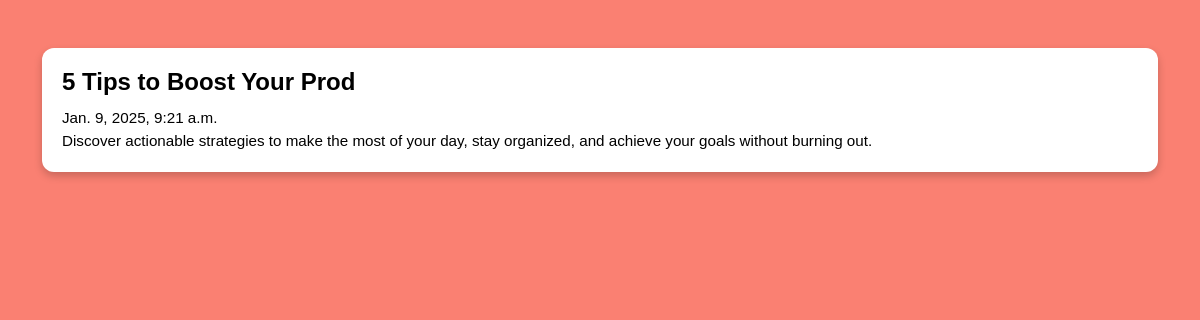
The app's page /post/1/ with its own data.
### blogs/models.py (models this page shows)
class Blogs(models.Model) :
    title=models.CharField(max_length=25)
    body=models.CharField(max_length=500)
    created_at=models.DateTimeField(default=datetime.now,blank=True)

### blogs/views.py (the view)
# urls.py: path('post/<int:id>/',views.post,name='post'),
def post(request,id) :
    blogs = Blogs.objects.get(id=id)
    return render(request,'fullblog.html',{'blogs' : blogs})

### templates/fullblog.html (shortened to what this page needs)
{% load static %}
<!DOCTYPE html>
<html lang="en">
<head>
  <link
    href="https://cdn.jsdelivr.net/npm/bootstrap@5.3.0-alpha3/dist/css/bootstrap.min.css"
    rel="stylesheet"
  />
</head>
<body>
  <div class="container mt-5">
    <div class="blog-card">
      <h4>{{blogs.title}}</h4>
      <p>{{blogs.created_at}}</p>
      <p>{{blogs.body}}</p>
    </div>
</body>
</html>

### templates/fullblog.html (style rules this page uses)
body { background-color: salmon; font-family: Arial, sans-serif; }
.blog-card { background-color: white; border-radius: 12px; padding: 20px; margin-bottom: 20px; box-shadow: 0 4px 8px rgba(0, 0, 0, 0.2); color: black; transition: transform 0.3s ease, background-color 0.3s ease, height 0.3s ease; }
.blog-card h4 { margin-bottom: 10px; font-weight: bold; }
.blog-card p { margin: 0; font-size: 0.95rem; }

### records on screen
Blogs: title "5 Tips to Boost Your Prod", created_at "Jan. 9, 2025, 9:21 a.m.", body "Discover actionable strategies to make the most of your day, stay organized, and achieve your goals without burning out."
